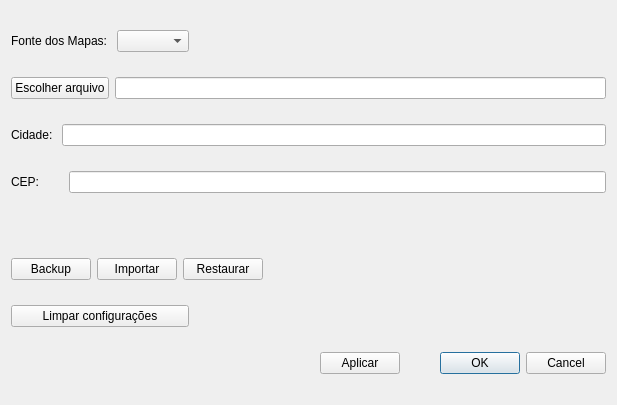
<?xml version="1.0" encoding="UTF-8"?>
<ui version="4.0">
 <class>Dialog</class>
 <widget class="QDialog" name="Dialog">
  <property name="geometry">
   <rect>
    <x>0</x>
    <y>0</y>
    <width>617</width>
    <height>405</height>
   </rect>
  </property>
  <property name="windowTitle">
   <string>Dialog</string>
  </property>
  <layout class="QGridLayout" name="gridLayout">
   <item row="6" column="0" colspan="2">
    <layout class="QHBoxLayout" name="horizontalLayout_10">
     <item>
      <widget class="QPushButton" name="backupBtn">
       <property name="toolTip">
        <string>&lt;html&gt;&lt;head/&gt;&lt;body&gt;&lt;p&gt;Cria um backup dos alunos, escolas e rotas que pode ser restaurado no futuro.&lt;/p&gt;&lt;/body&gt;&lt;/html&gt;</string>
       </property>
       <property name="whatsThis">
        <string>&lt;html&gt;&lt;head/&gt;&lt;body&gt;&lt;p&gt;Cria um backup dos alunos, escolas e rotas que pode ser restaurado no futuro.&lt;/p&gt;&lt;/body&gt;&lt;/html&gt;</string>
       </property>
       <property name="text">
        <string>Backup</string>
       </property>
      </widget>
     </item>
     <item>
      <widget class="QPushButton" name="restaurarBtn">
       <property name="toolTip">
        <string>&lt;html&gt;&lt;head/&gt;&lt;body&gt;&lt;p&gt;Restaura as configurações a partir de um backup e integra as mudanças.&lt;/p&gt;&lt;/body&gt;&lt;/html&gt;</string>
       </property>
       <property name="whatsThis">
        <string>&lt;html&gt;&lt;head/&gt;&lt;body&gt;&lt;p&gt;Restaura as configurações a partir de um backup.&lt;/p&gt;&lt;/body&gt;&lt;/html&gt;</string>
       </property>
       <property name="text">
        <string>Importar</string>
       </property>
      </widget>
     </item>
     <item>
      <widget class="QPushButton" name="pushButton">
       <property name="toolTip">
        <string>&lt;html&gt;&lt;head/&gt;&lt;body&gt;&lt;p&gt;Restaura as configuações a partir de um backup&lt;/p&gt;&lt;/body&gt;&lt;/html&gt;</string>
       </property>
       <property name="whatsThis">
        <string>&lt;html&gt;&lt;head/&gt;&lt;body&gt;&lt;p&gt;Restaura as configuações a partir de um backup&lt;/p&gt;&lt;/body&gt;&lt;/html&gt;</string>
       </property>
       <property name="text">
        <string>Restaurar</string>
       </property>
      </widget>
     </item>
     <item>
      <spacer name="horizontalSpacer_4">
       <property name="orientation">
        <enum>Qt::Horizontal</enum>
       </property>
       <property name="sizeHint" stdset="0">
        <size>
         <width>40</width>
         <height>20</height>
        </size>
       </property>
      </spacer>
     </item>
    </layout>
   </item>
   <item row="1" column="0" colspan="2">
    <layout class="QHBoxLayout" name="horizontalLayout_3">
     <item>
      <widget class="QPushButton" name="setOsmBtn">
       <property name="toolTip">
        <string>&lt;html&gt;&lt;head/&gt;&lt;body&gt;&lt;p&gt;Escolha o arquivo osm para calculos de rota mínima. Esse arquivo que define a rede de estradas possíveis. Ele pode ser baixado em: &lt;a href=&quot;https://www.openstreetmap.org/export#map=14/-18.9979/-46.2863&quot;&gt;&lt;span style=&quot; text-decoration: underline; color:#2980b9;&quot;&gt;https://www.openstreetmap.org/export#map=14/-18.9979/-46.2863&lt;/span&gt;&lt;/a&gt;&lt;/p&gt;&lt;/body&gt;&lt;/html&gt;</string>
       </property>
       <property name="whatsThis">
        <string>&lt;html&gt;&lt;head/&gt;&lt;body&gt;&lt;p&gt;Escolha o arquivo osm para calculos de rota mínima. Esse arquivo que define a rede de estradas possíveis. Ele pode ser baixado em: &lt;a href=&quot;https://www.openstreetmap.org/export#map=14/-18.9979/-46.2863&quot;&gt;&lt;span style=&quot; text-decoration: underline; color:#2980b9;&quot;&gt;https://www.openstreetmap.org/export#map=14/-18.9979/-46.2863&lt;/span&gt;&lt;/a&gt;&lt;/p&gt;&lt;/body&gt;&lt;/html&gt;</string>
       </property>
       <property name="text">
        <string>Escolher arquivo</string>
       </property>
      </widget>
     </item>
     <item>
      <widget class="QLineEdit" name="lineEdit">
       <property name="toolTip">
        <string>&lt;html&gt;&lt;head/&gt;&lt;body&gt;&lt;p&gt;Caminho do arquivo. Clique no botão ao lado para editar isso.&lt;/p&gt;&lt;p&gt;&lt;br/&gt;&lt;/p&gt;&lt;/body&gt;&lt;/html&gt;</string>
       </property>
       <property name="whatsThis">
        <string>&lt;html&gt;&lt;head/&gt;&lt;body&gt;&lt;p&gt;Caminho do arquivo. Clique no botão ao lado para editar isso.&lt;/p&gt;&lt;p&gt;&lt;br/&gt;&lt;/p&gt;&lt;/body&gt;&lt;/html&gt;</string>
       </property>
       <property name="readOnly">
        <bool>true</bool>
       </property>
      </widget>
     </item>
    </layout>
   </item>
   <item row="10" column="0">
    <widget class="QPushButton" name="cleanDbButton">
     <property name="maximumSize">
      <size>
       <width>300</width>
       <height>16777215</height>
      </size>
     </property>
     <property name="toolTip">
      <string>&lt;html&gt;&lt;head/&gt;&lt;body&gt;&lt;p&gt;Apaga todos os dados salvos.&lt;/p&gt;&lt;/body&gt;&lt;/html&gt;</string>
     </property>
     <property name="whatsThis">
      <string>&lt;html&gt;&lt;head/&gt;&lt;body&gt;&lt;p&gt;Apaga todos os dados salvos.&lt;/p&gt;&lt;/body&gt;&lt;/html&gt;</string>
     </property>
     <property name="text">
      <string>Limpar configurações</string>
     </property>
    </widget>
   </item>
   <item row="0" column="0">
    <layout class="QHBoxLayout" name="horizontalLayout">
     <item>
      <widget class="QLabel" name="label">
       <property name="text">
        <string>Fonte dos Mapas: </string>
       </property>
      </widget>
     </item>
     <item>
      <widget class="QComboBox" name="comboBox"/>
     </item>
    </layout>
   </item>
   <item row="0" column="1">
    <spacer name="horizontalSpacer_2">
     <property name="orientation">
      <enum>Qt::Horizontal</enum>
     </property>
     <property name="sizeHint" stdset="0">
      <size>
       <width>40</width>
       <height>20</height>
      </size>
     </property>
    </spacer>
   </item>
   <item row="2" column="0" colspan="2">
    <layout class="QHBoxLayout" name="horizontalLayout_4">
     <item>
      <widget class="QLabel" name="label_2">
       <property name="text">
        <string>Cidade: </string>
       </property>
      </widget>
     </item>
     <item>
      <widget class="QLineEdit" name="lineEdit_2">
       <property name="text">
        <string/>
       </property>
      </widget>
     </item>
    </layout>
   </item>
   <item row="11" column="0" colspan="2">
    <layout class="QHBoxLayout" name="horizontalLayout_2">
     <item>
      <spacer name="horizontalSpacer">
       <property name="orientation">
        <enum>Qt::Horizontal</enum>
       </property>
       <property name="sizeType">
        <enum>QSizePolicy::Expanding</enum>
       </property>
       <property name="sizeHint" stdset="0">
        <size>
         <width>40</width>
         <height>20</height>
        </size>
       </property>
      </spacer>
     </item>
     <item>
      <widget class="QPushButton" name="aplicarBtn">
       <property name="text">
        <string>Aplicar</string>
       </property>
      </widget>
     </item>
     <item>
      <widget class="QDialogButtonBox" name="buttonBox">
       <property name="maximumSize">
        <size>
         <width>200</width>
         <height>16777215</height>
        </size>
       </property>
       <property name="orientation">
        <enum>Qt::Horizontal</enum>
       </property>
       <property name="standardButtons">
        <set>QDialogButtonBox::Cancel|QDialogButtonBox::Ok</set>
       </property>
      </widget>
     </item>
    </layout>
   </item>
   <item row="3" column="0" colspan="2">
    <layout class="QHBoxLayout" name="horizontalLayout_6">
     <item>
      <widget class="QLabel" name="label_3">
       <property name="text">
        <string>CEP:       </string>
       </property>
      </widget>
     </item>
     <item>
      <widget class="QLineEdit" name="ceptxt"/>
     </item>
    </layout>
   </item>
   <item row="4" column="0">
    <spacer name="verticalSpacer">
     <property name="orientation">
      <enum>Qt::Vertical</enum>
     </property>
     <property name="sizeType">
      <enum>QSizePolicy::Minimum</enum>
     </property>
     <property name="sizeHint" stdset="0">
      <size>
       <width>20</width>
       <height>40</height>
      </size>
     </property>
    </spacer>
   </item>
  </layout>
 </widget>
 <resources/>
 <connections>
  <connection>
   <sender>buttonBox</sender>
   <signal>rejected()</signal>
   <receiver>Dialog</receiver>
   <slot>reject()</slot>
   <hints>
    <hint type="sourcelabel">
     <x>567</x>
     <y>315</y>
    </hint>
    <hint type="destinationlabel">
     <x>286</x>
     <y>274</y>
    </hint>
   </hints>
  </connection>
  <connection>
   <sender>buttonBox</sender>
   <signal>accepted()</signal>
   <receiver>Dialog</receiver>
   <slot>accept()</slot>
   <hints>
    <hint type="sourcelabel">
     <x>567</x>
     <y>315</y>
    </hint>
    <hint type="destinationlabel">
     <x>157</x>
     <y>274</y>
    </hint>
   </hints>
  </connection>
  <connection>
   <sender>pushButton</sender>
   <signal>clicked()</signal>
   <receiver>Dialog</receiver>
   <slot>restore()</slot>
   <hints>
    <hint type="sourcelabel">
     <x>226</x>
     <y>206</y>
    </hint>
    <hint type="destinationlabel">
     <x>367</x>
     <y>187</y>
    </hint>
   </hints>
  </connection>
 </connections>
 <slots>
  <slot>restore()</slot>
 </slots>
</ui>
